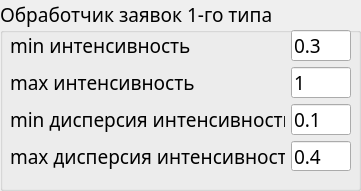
  <widget class="QGroupBox" name="groupBox_2">
   <property name="geometry">
    <rect>
     <x>790</x>
     <y>10</y>
     <width>361</width>
     <height>191</height>
    </rect>
   </property>
   <property name="font">
    <font>
     <family>Monaco</family>
     <pointsize>14</pointsize>
    </font>
   </property>
   <property name="title">
    <string>Обработчик заявок 1-го типа</string>
   </property>
   <widget class="QWidget" name="gridLayoutWidget_2">
    <property name="geometry">
     <rect>
      <x>10</x>
      <y>30</y>
      <width>341</width>
      <height>141</height>
     </rect>
    </property>
    <layout class="QGridLayout" name="gridLayout_4">
     <item row="1" column="1">
      <widget class="QLineEdit" name="line_edit_max_pm_int_1">
       <property name="font">
        <font>
         <family>Monaco</family>
         <pointsize>14</pointsize>
        </font>
       </property>
       <property name="text">
        <string>1</string>
       </property>
      </widget>
     </item>
     <item row="2" column="1">
      <widget class="QLineEdit" name="line_edit_min_pm_var_1">
       <property name="font">
        <font>
         <family>Monaco</family>
         <pointsize>14</pointsize>
        </font>
       </property>
       <property name="text">
        <string>0.1</string>
       </property>
      </widget>
     </item>
     <item row="0" column="1">
      <widget class="QLineEdit" name="line_edit_min_pm_int_1">
       <property name="font">
        <font>
         <family>Monaco</family>
         <pointsize>14</pointsize>
        </font>
       </property>
       <property name="text">
        <string>0.3</string>
       </property>
      </widget>
     </item>
     <item row="2" column="0">
      <widget class="QLabel" name="label_a_3">
       <property name="font">
        <font>
         <family>Monaco</family>
         <pointsize>14</pointsize>
        </font>
       </property>
       <property name="text">
        <string notr="true">min дисперсия интенсивности</string>
       </property>
      </widget>
     </item>
     <item row="0" column="0">
      <widget class="QLabel" name="label_a_4">
       <property name="font">
        <font>
         <family>Monaco</family>
         <pointsize>14</pointsize>
        </font>
       </property>
       <property name="text">
        <string notr="true">min интенсивность</string>
       </property>
      </widget>
     </item>
     <item row="1" column="0">
      <widget class="QLabel" name="label_b_3">
       <property name="font">
        <font>
         <family>Monaco</family>
         <pointsize>14</pointsize>
        </font>
       </property>
       <property name="text">
        <string notr="true">max интенсивность</string>
       </property>
      </widget>
     </item>
     <item row="3" column="0">
      <widget class="QLabel" name="label_b_4">
       <property name="font">
        <font>
         <family>Monaco</family>
         <pointsize>14</pointsize>
        </font>
       </property>
       <property name="text">
        <string notr="true">max дисперсия интенсивность</string>
       </property>
      </widget>
     </item>
     <item row="3" column="1">
      <widget class="QLineEdit" name="line_edit_max_pm_var_1">
       <property name="font">
        <font>
         <family>Monaco</family>
         <pointsize>14</pointsize>
        </font>
       </property>
       <property name="text">
        <string>0.4</string>
       </property>
      </widget>
     </item>
    </layout>
   </widget>
  </widget>
